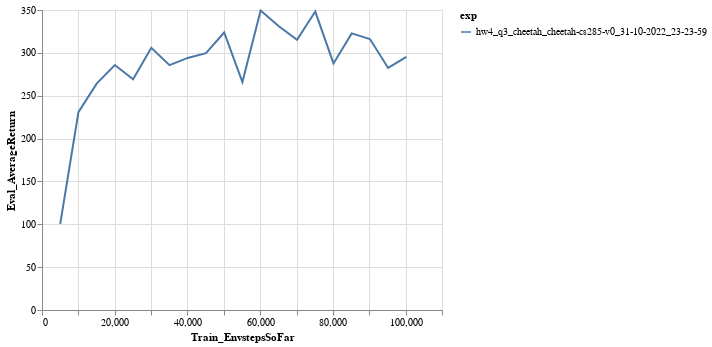

Write notebook code for a chart like this one.
### Code cell
logdir = '../../data/*q3_cheetah*/events*'
eventfiles = glob.glob(logdir)
xtag = 'Train_EnvstepsSoFar'
ytag = 'Eval_AverageReturn'
df_q3_cheetah = make_dataframe(eventfiles, xtag=xtag, ytag=ytag)

chart = alt.Chart(df_q3_cheetah).mark_line().encode(
    x=xtag,
    y=ytag,
    color='exp'
)
chart = chart.configure_legend(
    labelLimit=1000
)
chart

### Figure 1 — Vega-Lite specification as saved in the notebook (floating-point values rounded to 4 significant figures)
{"config": {"view": {"continuousWidth": 400, "continuousHeight": 300}, "legend": {"labelLimit": 1000}}, "data": {"name": "data-f70009ae193a8f413d69394c5b97b480"}, "mark": "line", "encoding": {"color": {"field": "exp", "type": "nominal"}, "x": {"field": "Train_EnvstepsSoFar", "type": "quantitative"}, "y": {"field": "Eval_AverageReturn", "type": "quantitative"}}, "$schema": "https://vega.github.io/schema/vega-lite/v4.17.0.json", "datasets": {"data-f70009ae193a8f413d69394c5b97b480": [{"Train_EnvstepsSoFar": 5010.0, "Eval_AverageReturn": 100.6, "exp": "hw4_q3_cheetah_cheetah-cs285-v0_31-10-2022_23-23-59"}, {"Train_EnvstepsSoFar": 10020.0, "Eval_AverageReturn": 230.9, "exp": "hw4_q3_cheetah_cheetah-cs285-v0_31-10-2022_23-23-59"}, {"Train_EnvstepsSoFar": 15030.0, "Eval_AverageReturn": 264.1, "exp": "hw4_q3_cheetah_cheetah-cs285-v0_31-10-2022_23-23-59"}, {"Train_EnvstepsSoFar": 20040.0, "Eval_AverageReturn": 285.7, "exp": "hw4_q3_cheetah_cheetah-cs285-v0_31-10-2022_23-23-59"}, {"Train_EnvstepsSoFar": 25050.0, "Eval_AverageReturn": 269.3, "exp": "hw4_q3_cheetah_cheetah-cs285-v0_31-10-2022_23-23-59"}, {"Train_EnvstepsSoFar": 30060.0, "Eval_AverageReturn": 305.9, "exp": "hw4_q3_cheetah_cheetah-cs285-v0_31-10-2022_23-23-59"}, {"Train_EnvstepsSoFar": 35070.0, "Eval_AverageReturn": 285.6, "exp": "hw4_q3_cheetah_cheetah-cs285-v0_31-10-2022_23-23-59"}, {"Train_EnvstepsSoFar": 40080.0, "Eval_AverageReturn": 294.1, "exp": "hw4_q3_cheetah_cheetah-cs285-v0_31-10-2022_23-23-59"}, {"Train_EnvstepsSoFar": 45090.0, "Eval_AverageReturn": 299.6, "exp": "hw4_q3_cheetah_cheetah-cs285-v0_31-10-2022_23-23-59"}, {"Train_EnvstepsSoFar": 50100.0, "Eval_AverageReturn": 323.8, "exp": "hw4_q3_cheetah_cheetah-cs285-v0_31-10-2022_23-23-59"}, {"Train_EnvstepsSoFar": 55110.0, "Eval_AverageReturn": 265.9, "exp": "hw4_q3_cheetah_cheetah-cs285-v0_31-10-2022_23-23-59"}, {"Train_EnvstepsSoFar": 60120.0, "Eval_AverageReturn": 349.5, "exp": "hw4_q3_cheetah_cheetah-cs285-v0_31-10-2022_23-23-59"}, {"Train_EnvstepsSoFar": 65130.0, "Eval_AverageReturn": 331.0, "exp": "hw4_q3_cheetah_cheetah-cs285-v0_31-10-2022_23-23-59"}, {"Train_EnvstepsSoFar": 70140.0, "Eval_AverageReturn": 315.2, "exp": "hw4_q3_cheetah_cheetah-cs285-v0_31-10-2022_23-23-59"}, {"Train_EnvstepsSoFar": 75150.0, "Eval_AverageReturn": 348.2, "exp": "hw4_q3_cheetah_cheetah-cs285-v0_31-10-2022_23-23-59"}, {"Train_EnvstepsSoFar": 80160.0, "Eval_AverageReturn": 287.6, "exp": "hw4_q3_cheetah_cheetah-cs285-v0_31-10-2022_23-23-59"}, {"Train_EnvstepsSoFar": 85170.0, "Eval_AverageReturn": 322.7, "exp": "hw4_q3_cheetah_cheetah-cs285-v0_31-10-2022_23-23-59"}, {"Train_EnvstepsSoFar": 90180.0, "Eval_AverageReturn": 316.1, "exp": "hw4_q3_cheetah_cheetah-cs285-v0_31-10-2022_23-23-59"}, {"Train_EnvstepsSoFar": 95190.0, "Eval_AverageReturn": 282.4, "exp": "hw4_q3_cheetah_cheetah-cs285-v0_31-10-2022_23-23-59"}, {"Train_EnvstepsSoFar": 100200.0, "Eval_AverageReturn": 295.2, "exp": "hw4_q3_cheetah_cheetah-cs285-v0_31-10-2022_23-23-59"}]}}
